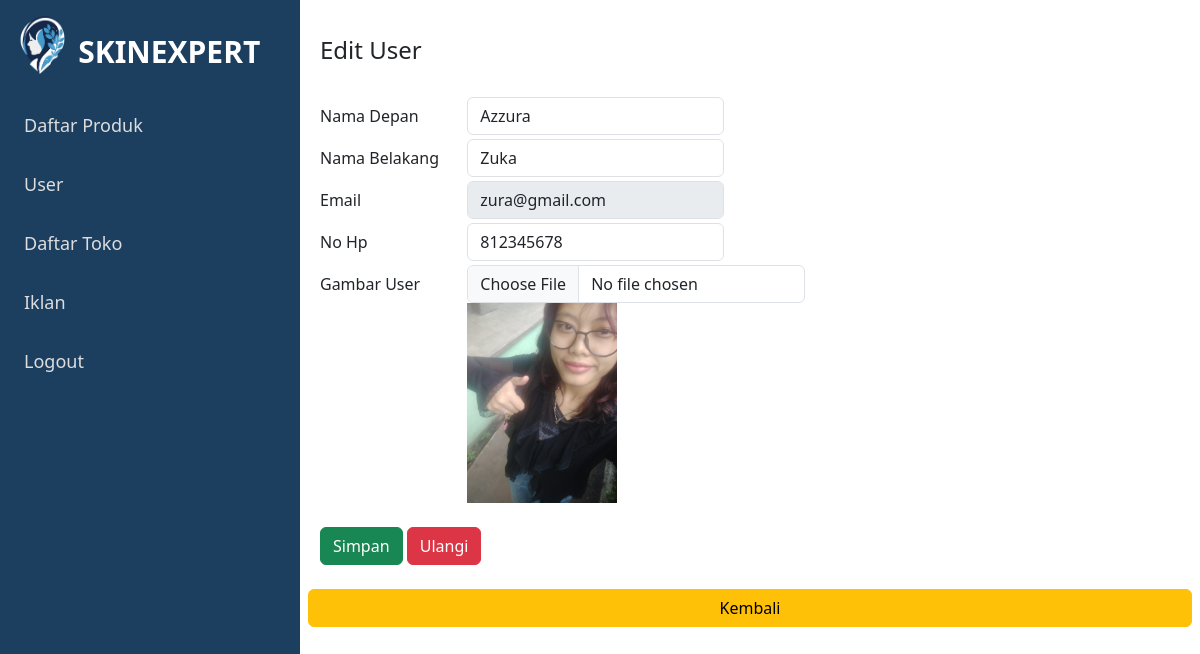
Page /edit_user.php?email=zura@gmail.com on the committed database.
### tables this page shows
CREATE TABLE `user` (
  `namadepan` varchar(20) NOT NULL,
  `namabelakang` varchar(20) NOT NULL,
  `email` varchar(50) NOT NULL,
  `nohp` int NOT NULL,
  `katasandi` varchar(255) NOT NULL,
  `gambar_user` varchar(255) DEFAULT NULL
);

### edit_user.php (the view, shortened to what this page needs)
<?php
include "./asset/dbskin.php";
$email = $_GET['email'];
$sqlStatement = "SELECT * FROM user WHERE email='$email'";
$query = mysqli_query($conn, $sqlStatement);
$row = mysqli_fetch_assoc($query);
?>
<!DOCTYPE html>
<html lang="en">
<head>
    <link rel="stylesheet" href="./asset/sidebar.css">
    <link href="https://cdn.jsdelivr.net/npm/bootstrap@5.3.3/dist/css/bootstrap.min.css" rel="stylesheet">
</head>
<body>
    <div class="sidebar" id="sidebar">
        <a href="main_admin.php">Daftar Produk</a>
        <a href="">User</a>
        <a href="toko.php">Daftar Toko</a>
        <a href="iklan.php">Iklan</a>
        <a href="logout_admin.php">Logout</a>
    </div>
    <div class="main-content">
        <span class="open-sidebar">
            <img class="logo" src="../gambar/Desain tanpa judul.png" alt="">
            <div class="logo-text">
                SKINEXPERT
            </div>
        </span>
        <div class="row mt-3 mb-4">
            <div class="col-md-6">
                <h4>Edit User</h4>
            </div>
        </div>
        <form method="post" enctype="multipart/form-data">
            <div v class="mb-1 row">
                <div class="col-2">
                    <label for="nim" class="col-form-label">Nama Depan</label>
                </div>
                <div class="col-auto">
                    <input type="text" class="form-control" name="namadepan" placeholder="Nama Depan" value="<?= $row["namadepan"] ?>" required>
                </div>
            </div>
            <div class="mb-1 row">
                <div class="col-2">
                    <label for="nim" class="col-form-label">Nama Belakang</label>
                </div>
                <div class="col-auto">
                    <input type="text" class="form-control" name="namabelakang" placeholder="Nama Belakang" value="<?= $row["namabelakang"] ?>" required>
                </div>
            </div>
            <div v class="mb-1 row">
                <div class="col-2">
                    <label for="nim" class="col-form-label">Email</label>
                </div>
                <div class="col-auto">
                    <input type="email" class="form-control" name="email" placeholder="Email" value="<?= $row["email"] ?>" disabled>
                </div>
            </div>
            <div class="mb-1 row">
                <div class="col-2">
                    <label for="nim" class="col-form-label">No Hp</label>
                </div>
                <div class="col-auto">
                    <input type="number" class="form-control" name="nohp" placeholder="No Hp" value="<?= $row["nohp"] ?>" required>
                </div>
            </div>
            <div class="mb-1 row">
                <div class="col-2">
                    <label for="foto" class="col-form-label">Gambar User</label>
                </div>
                <div class="col-auto">
                    <input type="file" class="form-control" id="foto" name="gambar_user">
                    <?php
                    if (!empty($row["gambar_user"])) {
                    ?>
                        <img src="./gambar/<?= $row["gambar_user"] ?>" alt="Current Product Image" width="150">
                    <?php
                    }
                    ?>
                </div>
            </div>
            <div class="mt-4 row">
                <div class="col-auto">
                    <input type="submit" class="btn btn-success" name="btnSimpan" value="Simpan">
                    <input type="reset" class="btn btn-danger" value="Ulangi">
                </div>
            </div>
        </form>
        <div class="row mt-4 mb-4 ">
            <a class="btn btn-warning" href="user.php">Kembali</a>
        </div>
    </div>

### asset/sidebar.css (style rules this page uses)
body { font-family: "Poppins", serif; margin: 0; padding: 0; font-family: Arial, sans-serif; }
:root { --primary-color: #1C3F60; --secondary-color: #ffff; --text-color: #333; --text-color-secondary: #ffff; }
.sidebar { height: 100%; width: 300px; position: fixed; top: 0; left: 0; background-color: var(--primary-color); overflow-x: hidden; padding-top: 5rem; transition: 0.3s; }
.sidebar a { margin-left: 1.5rem; margin-top: 2rem; text-decoration: none; font-size: 18px; color: #ddd; display: block; transition: 0.2s; }
.main-content { margin-left: 300px; padding: 20px; transition: 0.3s; }
.open-sidebar { display: flex; cursor: pointer; position: fixed; top: 0; left: 15px; z-index: 1; }
.logo { margin-top: 1rem; width: 8%; }
.logo-text { font-weight: bolder; margin-left: 0.5rem; margin-top: 1.8rem; font-size: 30px; color: white; }

### rows in the picture
user: namadepan "Azzura", namabelakang "Zuka", email "zura@gmail.com", nohp "812345678", gambar_user (picture)
